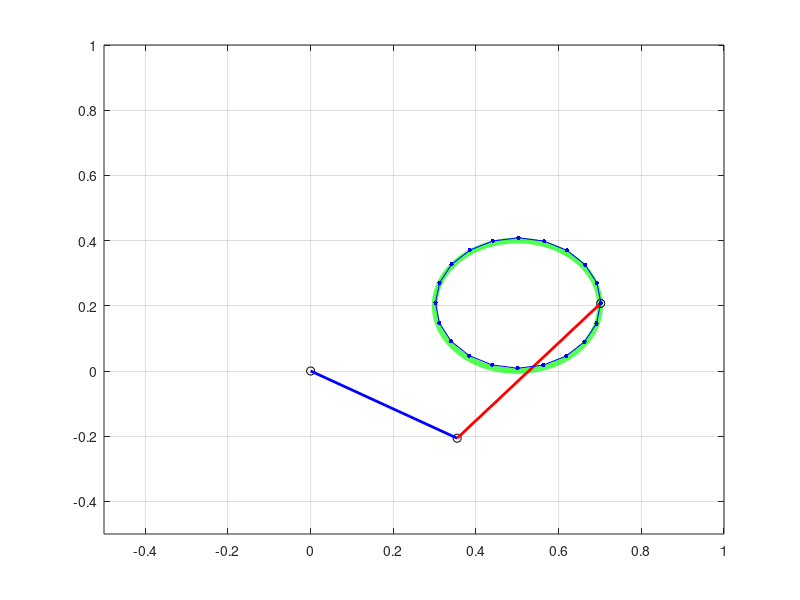

Source code (MATLAB):
clear all; close all; clc;

%% 시뮬레이션 파라미터

T = 0.001; % Sampling period [sec] 
Tfinal = 2; % 시뮬레이션 최종 시간 [sec] 
t = 0:T:Tfinal; % 시뮬레이션 시간 정의 [sec]
N = length(t); % 시뮬레이션 Sample 수

L1 = 0.41; L2 = 0.54; % Manipulator 링크 길이 [m]
r = 0.2; % 원의 반지름

% 원하는 관절 각도 및 위치
P = zeros(N,2); % End point 초기화
P_dot = zeros(N,2); % End Point 속도 초기화
theta = zeros(N,2); % Joint 각도 초기화
% P0 = [0.5 0.2]; % Center

%% End-point 정의
for k=1:N
   th(k) = 2*pi*(k-1)/N; % 0~2pi
   P(k,:) = [0.5 + r*cos(th(k)), 0.2+r*sin(th(k))]; % End point(Circle)
% P(k,1:2)=P0+0.01*[16*(sin(th(k)))^3, 13*cos(th(k))-5*cos(2*th(k))-2*cos(3*th(k))-cos(4*th(k))]; % Heart
end

for k=2:N
    P_dot(k,:) = (P(k,:)-P(k-1,:))/T; % End-point 속도(수치 미분)
end

theta(1,:) = [330, 80]*pi/180; % 각도 초기값 정의

%% Jacobian 계산
J = zeros(N,4);
Jacobian = zeros(2,2);

for k=1:N-1
    J(k,1) = -L1*sin(theta(k,1)) -L2*sin(theta(k,1)+theta(k,2));
    J(k,2) = -L2*sin(theta(k,1)+theta(k,2));
    J(k,3) = L1*cos(theta(k,1)) + L2*cos(theta(k,1)+theta(k,2));
    J(k,4) = L2*cos(theta(k,1)+theta(k,2));
    
    Jacobian = [J(k,1) J(k,2);
                J(k,3) J(k,4)];
            
    Jacobian_inverse = inv(Jacobian);
    
    theta(k+1,:) = theta(k,:) + (Jacobian_inverse * P_dot(k,:)')'*T;
    
end


%% Forward Kinematics 계산 (Joint coordinate -> Cartesian coordinate)

x = zeros(N,3); y = zeros(N,3);
for k=1:N
   x(k,1) = 0; 
   y(k,1) = 0;
   x(k,2) = L1*cos(theta(k,1));
   y(k,2) = L1*sin(theta(k,1));
   x(k,3) = x(k,2) + L2*cos(theta(k,1) + theta(k,2));
   y(k,3) = y(k,2) + L2*sin(theta(k,1) + theta(k,2));
   
%    x(k,:) = [0, L1*cos(theta(k,1)), L1*cos(theta(k,1)) + L2*cos(theta(k,1) + theta(k,2))];
%    y(k,:) = [0, L1*sin(theta(k,1)), L1*sin(theta(k,1)) + L2*sin(theta(k,1) + theta(k,2))];
end

%% Graph

figure('color','w');

for k=1:50:N
    plot(P(:,1),P(:,2),'g','linewidth',4); hold on; % Predefined trajectory
    plot(x(k,1),y(k,1),'ko'); hold on; % Joint 1
    plot(x(k,2),y(k,2),'ko'); hold on; % Joint 2
    plot(x(k,3),y(k,3),'ko'); hold on; % Joint 3
    plot([x(k,1) x(k,2)],[y(k,1) y(k,2)],'b','linewidth',2); hold on; % Link 1
    plot([x(k,2) x(k,3)],[y(k,2) y(k,3)],'r','linewidth',2); hold on; % Link 2
    plot(x(1:100:k,3),y(1:100:k,3),'b','marker','.','markersize',10); % End point
    axis([-0.5 1 -0.5 1])
    grid on;
    drawnow;
    hold off;
    
end

